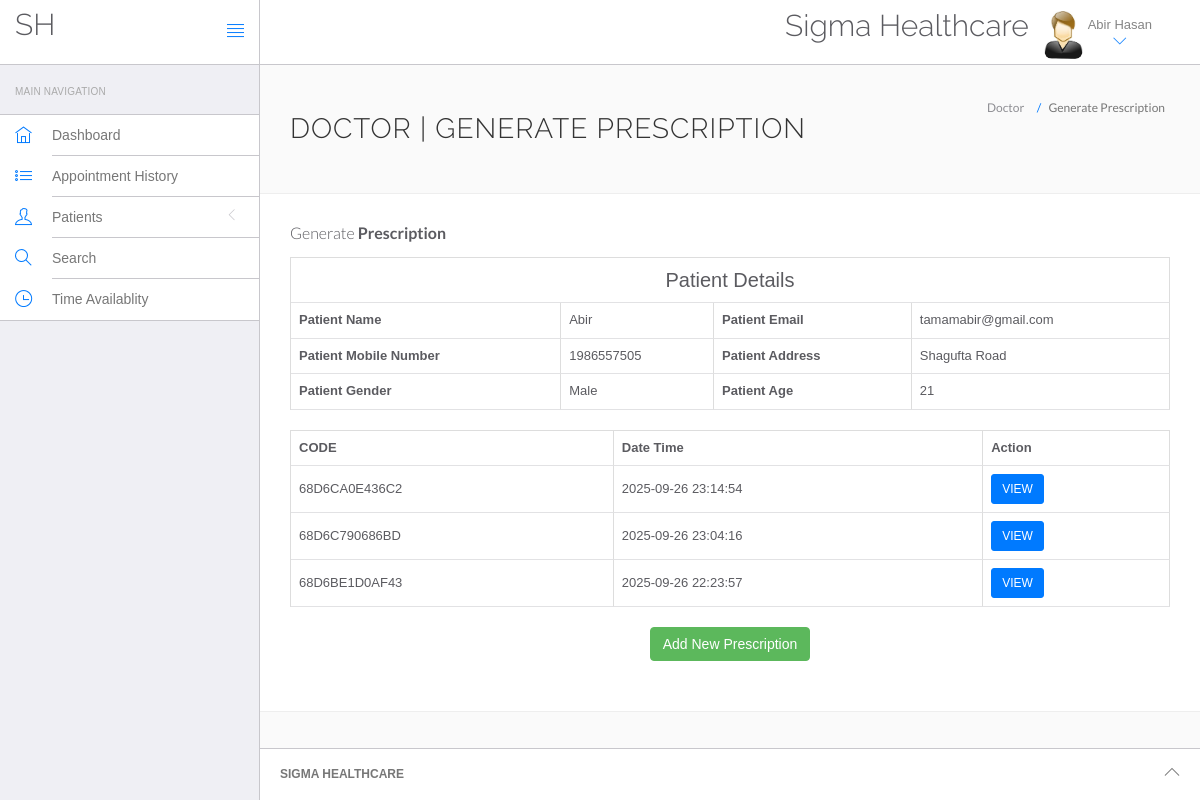
The app's page /hms/doctor/prescription.php?viewid=60 (signed in) with its own data.
### tables this page shows
CREATE TABLE `doctors` (
  `id` int NOT NULL,
  `specilization` varchar(255) DEFAULT NULL,
  `doctorName` varchar(255) DEFAULT NULL,
  `experience` varchar(255) DEFAULT NULL,
  `address` longtext,
  `docFees` varchar(255) DEFAULT NULL,
  `doctors_address` varchar(100) DEFAULT NULL,
  `contactno` bigint DEFAULT NULL,
  `docEmail` varchar(255) DEFAULT NULL,
  `password` varchar(255) DEFAULT NULL,
  `creationDate` timestamp NULL DEFAULT CURRENT_TIMESTAMP,
  `updationDate` timestamp NULL DEFAULT NULL ON UPDATE CURRENT_TIMESTAMP,
  `status` varchar(255) DEFAULT NULL,
  `certificate` varchar(1000) DEFAULT NULL
);

CREATE TABLE `tblpatient` (
  `ID` int NOT NULL,
  `Docid` int DEFAULT NULL,
  `PatientName` varchar(200) DEFAULT NULL,
  `PatientContno` int DEFAULT NULL,
  `PatientEmail` varchar(200) DEFAULT NULL,
  `PatientGender` varchar(50) DEFAULT NULL,
  `PatientAdd` mediumtext,
  `PatientAge` int DEFAULT NULL,
  `PatientMedhis` mediumtext,
  `CreationDate` timestamp NULL DEFAULT CURRENT_TIMESTAMP,
  `UpdationDate` timestamp NULL DEFAULT NULL ON UPDATE CURRENT_TIMESTAMP,
  `appoint_id` int DEFAULT NULL
);

CREATE TABLE `tblprescriptions` (
  `id` int NOT NULL,
  `patient_id` int NOT NULL,
  `appoint_id` int NOT NULL,
  `date` varchar(255) NOT NULL,
  `unique_code` varchar(1000) NOT NULL
);

### hms/doctor/prescription.php (the view, shortened to what this page needs)
<?php
include('include/config.php');
if(strlen($_SESSION['id']==0)) {
    header('location:logout.php');
} else {
    ?>
    <!DOCTYPE html>
    <html lang="en">
    <head>
        <link rel="stylesheet" href="vendor/bootstrap/css/bootstrap.min.css">
        <link rel="stylesheet" href="vendor/fontawesome/css/font-awesome.min.css">
        <link rel="stylesheet" href="vendor/themify-icons/themify-icons.min.css">
        <link href="vendor/animate.css/animate.min.css" rel="stylesheet" media="screen">
        <link href="vendor/perfect-scrollbar/perfect-scrollbar.min.css" rel="stylesheet" media="screen">
        <link href="vendor/switchery/switchery.min.css" rel="stylesheet" media="screen">
        <link href="vendor/bootstrap-touchspin/jquery.bootstrap-touchspin.min.css" rel="stylesheet" media="screen">
        <link href="vendor/select2/select2.min.css" rel="stylesheet" media="screen">
        <link href="vendor/bootstrap-datepicker/bootstrap-datepicker3.standalone.min.css" rel="stylesheet" media="screen">
        <link href="vendor/bootstrap-timepicker/bootstrap-timepicker.min.css" rel="stylesheet" media="screen">
        <link rel="stylesheet" href="assets/css/styles.css">
        <link rel="stylesheet" href="assets/css/plugins.css">
        <link rel="stylesheet" href="assets/css/themes/theme-1.css" id="skin_color" />
    </head>
    <body>
    <div id="app">
        <?php include('include/sidebar.php');?>
        <div class="app-content">
            <?php include('include/header.php');?>
            <div class="main-content">
                <div class="wrap-content container" id="container">
                    <section id="page-title">
                        <div class="row">
                            <div class="col-sm-8">
                                <h1 class="mainTitle">Doctor | Generate Prescription</h1>
                            </div>
                            <ol class="breadcrumb">
                                <li>
                                    <span>Doctor</span>
                                </li>
                                <li class="active">
                                    <span>Generate Prescription</span>
                                </li>
                            </ol>
                        </div>
                    </section>
                    <div class="container-fluid container-fullw bg-white">
                        <div class="row">
                            <div class="col-md-12">
                                <h5 class="over-title margin-bottom-15">Generate <span class="text-bold">Prescription</span></h5>
                                <?php
                                $vid = $_GET['viewid'];
                                $ret = mysqli_query($con, "SELECT * FROM tblpatient WHERE ID='$vid'");
                                while ($row = mysqli_fetch_array($ret)) {
                                    ?>
                                    <table border="1" class="table table-bordered">
                                        <tr align="center">
                                            <td colspan="4" style="font-size:20px;color:blue">Patient Details</td>
                                        </tr>
                                        <tr>
                                            <th scope>Patient Name</th>
                                            <td><?php echo $row['PatientName'];?></td>
                                            <th scope>Patient Email</th>
                                            <td><?php echo $row['PatientEmail'];?></td>
                                        </tr>
                                        <tr>
                                            <th scope>Patient Mobile Number</th>
                                            <td><?php echo $row['PatientContno'];?></td>
                                            <th>Patient Address</th>
                                            <td><?php echo $row['PatientAdd'];?></td>
                                        </tr>
                                        <tr>
                                            <th>Patient Gender</th>
                                            <td><?php echo $row['PatientGender'];?></td>
                                            <th>Patient Age</th>
                                            <td><?php echo $row['PatientAge'];?></td>
                                        </tr>
                                    </table>
                                <?php } ?>
<table border="1" class="table table-bordered">
    <tr>
        <th>CODE</th>
        <th>Date Time</th>
        <th>Action</th>
    </tr>
    <?php
    $sql = "SELECT * FROM tblprescriptions WHERE patient_id={$_GET['viewid']} ORDER BY id DESC";
    $res = mysqli_query($con, $sql) or die(mysqli_error($con));
    if(mysqli_num_rows($res) > 0){
        while($row = mysqli_fetch_assoc($res)){
    ?>
    <tr>
        <td><?php echo $row['unique_code']; ?></td>
        <td><?php echo $row['date']; ?></td>
        <td>
            <a href="pres_page.php?code=<?php echo $row['unique_code']; ?>&pat_id=<?php echo $row['patient_id']; ?>" class="btn btn-sm btn-primary">VIEW</a>
        </td>
    </tr>
<?php
        }
    }
?>
</table>
                                <div class="d-flex justify-content-center" style="margin: 20px 0;" align="center">
                                    <button class="btn btn-success waves-effect waves-light w-lg" data-toggle="modal" data-target="#prescriptionModal">Add New Prescription</button>
                                </div>
                            </div>
                        </div>
                    </div>
                </div>
            </div>
        </div>
        <?php include('include/footer.php');?>
    </div>
    </body>
    </html>
<?php } ?>

### hms/doctor/include/header.php (shortened to what this page needs)
<header class="navbar navbar-default navbar-static-top">
					<div class="navbar-header">
						<a class="navbar-brand" href="#">
							<h2 style="padding-top:20% ">SH</h2>
						</a>
						<a href="#" class="sidebar-toggler pull-right visible-md visible-lg" data-toggle-class="app-sidebar-closed" data-toggle-target="#app">
							<i class="ti-align-justify"></i>
						</a>
					</div>
					<div class="navbar-collapse collapse">
						<ul class="nav navbar-right">
								<li  style="padding-top:2% ">
								<h2>Sigma Healthcare</h2>
							</li>
							<li class="dropdown current-user">
								<a href class="dropdown-toggle" data-toggle="dropdown">
									<img src="assets/images/images.jpg" > <span class="username">
									<?php $query=mysqli_query($con,"select doctorName from doctors where id='".$_SESSION['id']."'");
while($row=mysqli_fetch_array($query))
{
	echo $row['doctorName'];
}
									?> <i class="ti-angle-down"></i></i></span>
								</a>
							</li>
						</ul>
					</div>
				</header>

### hms/doctor/assets/css/themes/theme-1.css (style rules this page uses)
body { background: #FAFAFA; }
header .navbar-header { background: #ffffff !important; border-right-color: #c8c7cc !important; border-bottom-color: #c8c7cc !important; }
header .navbar-header .sidebar-toggler, header .navbar-header .sidebar-mobile-toggler { color: #007aff !important; }
header .navbar-header .navbar-brand { color: #777 !important; }
header .navbar-collapse { background: #ffffff !important; border-bottom-color: #c8c7cc !important; box-shadow: none !important; }
header .navbar-collapse .navbar-right > li > a { color: #777; }
header .navbar-collapse .navbar-right > li > a i { color: #007aff !important; }

### records on screen
doctors: doctorName "Abir Hasan"
tblpatient: PatientName "Abir", PatientEmail "tamamabir@gmail.com", PatientContno "1986557505", PatientAdd "Shagufta Road", PatientGender "Male", PatientAge "21"
tblprescriptions: unique_code "68D6CA0E436C2", date "2025-09-26 23:14:54"
tblprescriptions: unique_code "68D6C790686BD", date "2025-09-26 23:04:16"
tblprescriptions: unique_code "68D6BE1D0AF43", date "2025-09-26 22:23:57"
